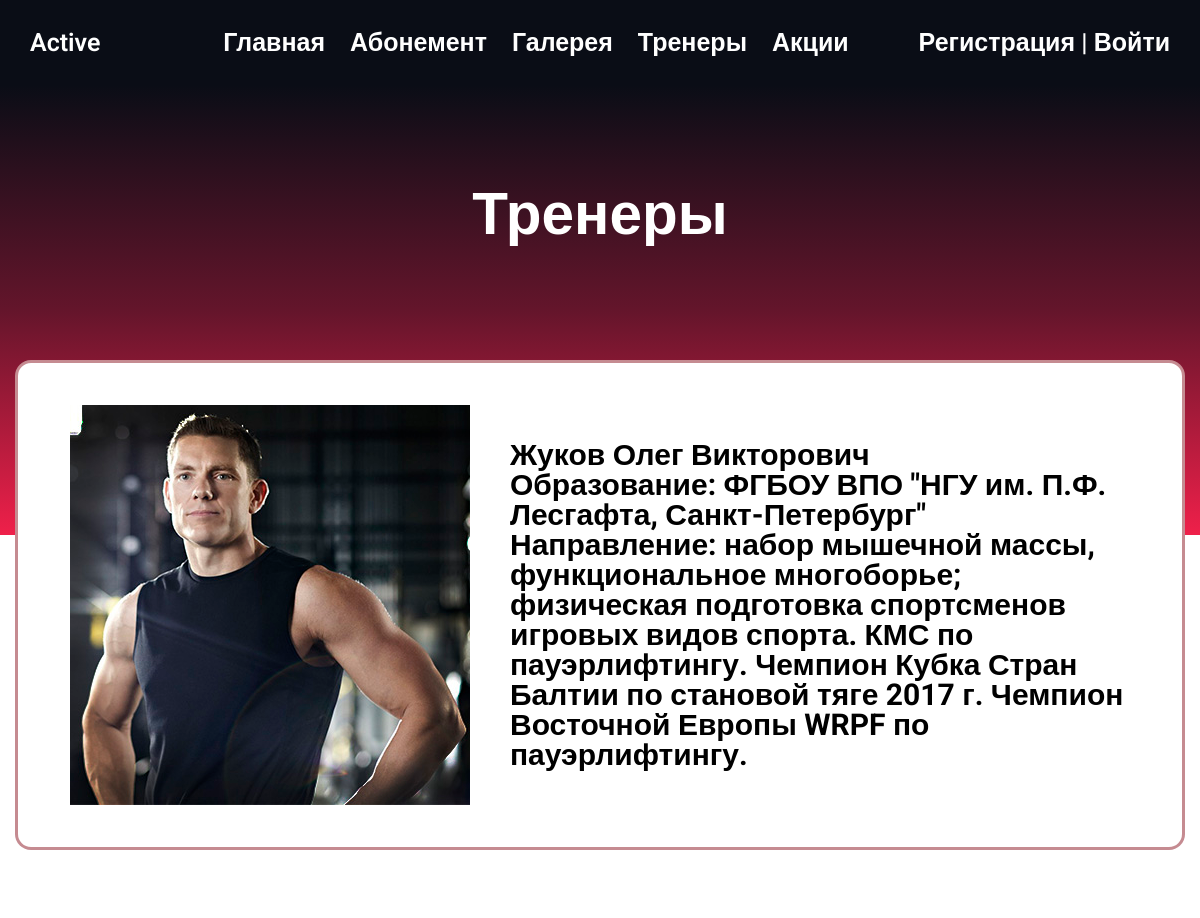
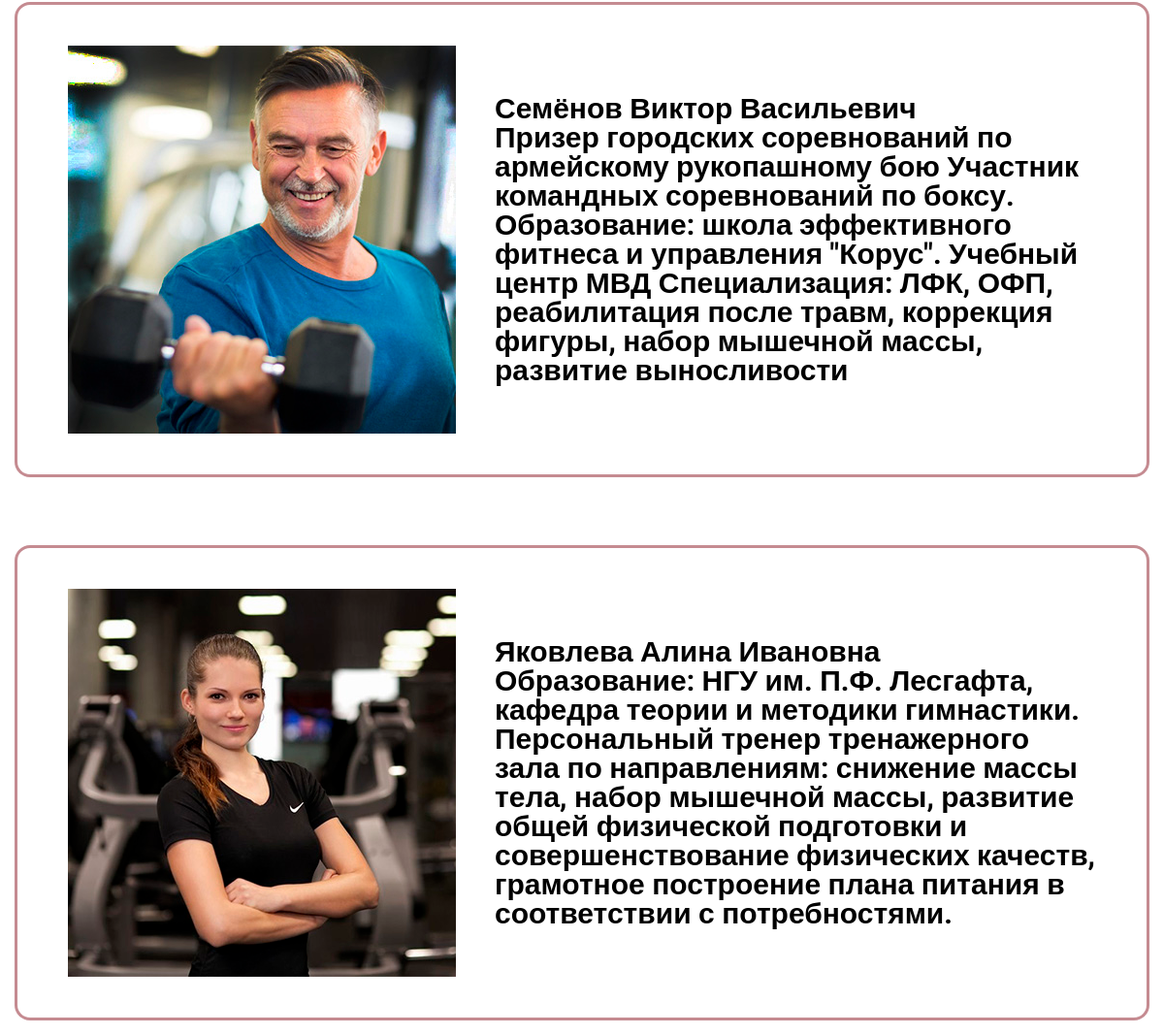
The app's page /trainer/ with its own data (2 pictures, top to bottom).
### Gym_at_the_Moscow/models.py (models this page shows, shortened)
class Trainer(models.Model):
    full_name = models.CharField("ФИО", max_length=40)
    age = models.IntegerField("Возраст", null=True)
    phone = models.CharField("Телефон", max_length=12, validators=[mobile_validate])
    trainer_email = models.EmailField("Почта", blank=True)
    time_create = models.DateTimeField("Регистрация", auto_now=True)
    about_trainer = models.TextField("О тренере", max_length=2000, blank=True)
    photo = models.ImageField(upload_to="trainer/", default=None, null=True, blank=True, verbose_name='Фото')
    slug = models.SlugField(max_length=100, unique=True, db_index=True, verbose_name="URL")
    class Meta:
        verbose_name = "Тренер"
        verbose_name_plural = "Тренеры"

### Gym_at_the_Moscow/views.py (the view)
# urls.py: path('trainer/', views.trainer_func, name='trainer-name'),
@cache_page(120)
def trainer_func(request):
    trainer = Trainer.objects.order_by('full_name')
    return render(request, 'Gym_at_the_Moscow/trainer.html', {'trainer': trainer})

### Gym_at_the_Moscow/templates/Gym_at_the_Moscow/trainer.html (shortened to what this page needs)
{% extends 'base.html' %}
{% load static %}
{% block css_additional %}
<link rel="stylesheet" href="{% static 'Gym_at_the_Moscow/css/all.min.css' %}">
<link rel="stylesheet" href="{% static 'Gym_at_the_Moscow/css/style.css'%}">
{% endblock %}
{% block content %}
        {% include 'includes/navbar.html' %}
        <div class="abonement_header">
                <div class="text_header">
                    <h3>Тренеры</h3>
                </div>
                <div class="all_block_trener">
                    {% for t in trainer %}
                     <div class="card_box_trener">
                        <span></span>
                        <img src="{{t.photo.url}}">
                         <h5>{{t.full_name}}
                        <br>
                        {{ t.about_trainer }}</h5>
                     </div>
                     {% endfor %}
                </div>
            </div>
{% endblock %}

### templates/base.html (shortened to what this page needs)
{% load static %}
<!DOCTYPE html>
<html lang="ru">
<head>
    <link rel="stylesheet" href=" {% static 'css/base.css' %}">
    {% block css_additional %}{% endblock %}
</head>
<body>
    {% block content %}{% endblock %}
</body>
</html>

### Gym_at_the_Moscow/templates/includes/navbar.html (shortened to what this page needs)
<header>
  <div class="flex_item logo">
            Active
  </div>
  <div class="flex_item bars_menu" >
    <div class="flex_item menu">
      <ul>
        <li><a href="{% url 'home' %}"> Главная</a></li>
        <li><a href="{% url 'abon-name' %}"> Абонемент</a></li>
        <li><a href="{% url 'hall-name' %}"> Галерея</a></li>
        <li><a href="{% url 'trainer-name' %}"> Тренеры</a></li>
        <li><a href="{% url 'stock-name' %}"> Акции</a></li>
      </ul>
    </div>
    <div class="flex_item login">
      {% if request.user.is_authenticated %}
      <p>{{ user.username }} | <a href="{% url 'logout' %}">Выход</a></p>
      {% else %}
      <p><a href="{% url 'register' %}">Регистрация</a> | <a href="{% url 'login' %}">Войти</a></p>
      {% endif %}
    </div>
  </div>
</header>

### static/css/base.css (style rules this page uses)
* { margin: 0; padding: 0; border: none; box-sizing: border-box; }
body { font-family: 'Roboto', sans-serif; font-size: 20px; line-height: 1; background-color: #fff; font-weight: 600; overflow-x: hidden; }

### Gym_at_the_Moscow/static/Gym_at_the_Moscow/css/style.css (style rules this page uses)
li { list-style-type: none; }
ul { padding-left: 0; }
a { text-decoration: none; color: #fff; position: relative; }
header { display: flex; font-size: 25px; justify-content: space-between; color:#fff; padding: 30px; background: rgb(10, 13, 22); }
.flex_item { flex: 1; }
.menu { display: flex; flex-grow: 2; justify-content: end; }
.menu ul { display: flex; gap: 1em; }
.login { text-align: end; }
.bars_menu { display: flex; flex-grow: 5; gap: 7px; }
.abonement_header { display: flex; justify-items: center; align-items: flex-start; width: 100%; max-height: 450px; color: #fff; padding: 5em 0 0 0; background: linear-gradient(to bottom, rgb(10, 13, 22), rgb(100, 21, 43), rgb(239, 32, 74)); }
.text_header { width: 100%; text-align: center; font-size: 50px; position: absolute; }
.card_box h4, h5 { position: relative; font-size: 30px; z-index: 2; color: #000; font-weight: bold; }
.all_block_trener { display: flex; flex-direction: column; flex: 1; gap: 2em; max-width: 100%; height: 100%; margin-top: 8em; justify-content: center; align-items: center; }
.card_box_trener { position: relative; display: flex; gap: 2em; max-width: 1300px; max-height: 500px; border-radius: 20px; justify-content: center; align-items: center; overflow: hidden; margin: 10px; padding: 6em 3em 6em 3em; }
.card_box_trener span { position: absolute; inset: 5px; border-radius: 16px; background: #fff; z-index: 1; border: 3px solid rgb(140, 25, 37,0.5); }
.card_box_trener h5 { position: relative; font-size: 30px; z-index: 2; color: #000; font-weight: bold; }
.card_box_trener img { position: relative; z-index: 2; object-fit: cover; width: 100%; }
.card_box_sale h4, h5 { position: relative; font-size: 30px; z-index: 2; color: #000; font-weight: bold; }

### records on screen
Trainer: photo (picture), full_name "Жуков Олег Викторович", about_trainer "Образование: ФГБОУ ВПО \"НГУ им. П.Ф. Лесгафта, Санкт-Петербург\" Направление: набор мышечной массы, функциональное многоборье; физическая подготовка спортсменов игровых видов спорта. КМС по пауэрлифтингу. Чемпион Кубка Стран Балтии по становой тяге 2017 г. Чемпион Восточной Европы WRPF по пауэрлифтингу."
Trainer: photo (picture), full_name "Семёнов Виктор Васильевич", about_trainer "Призер городских соревнований по армейскому рукопашному бою Участник командных соревнований по боксу. Образование: школа эффективного фитнеса и управления \"Корус\". Учебный центр МВД Специализация: ЛФК, ОФП, реабилитация после травм, коррекция фигуры, набор мышечной массы, развитие выносливости"
Trainer: photo (picture), full_name "Яковлева Алина Ивановна", about_trainer "Образование: НГУ им. П.Ф. Лесгафта, кафедра теории и методики гимнастики. Персональный тренер тренажерного зала по направлениям: снижение массы тела, набор мышечной массы, развитие общей физической подготовки и совершенствование физических качеств, грамотное построение плана питания в соответствии с потребностями."
